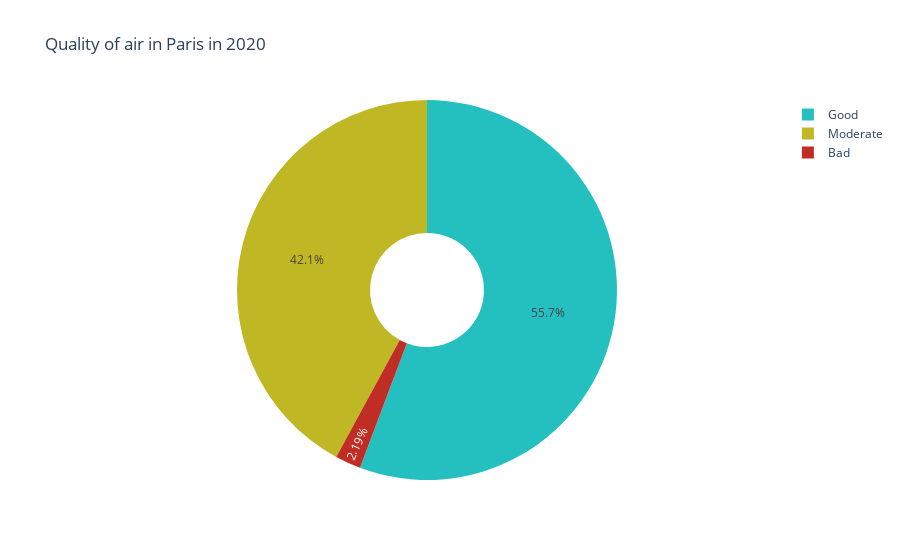

This figure's notebook cell:
### Code cell
fig_pie_paris = px.pie(years_target_paris, values=year_pie, names=['Good', 'Moderate', 'Bad'],color=['Good', 'Moderate', 'Bad'],color_discrete_map=	{'Good':'#24C0C0','Moderate':'#C0B724','Bad':'#C02D24',}, hole=.3,title=f'Quality of air in Paris in {year_pie}')

fig_pie_paris.show()

### Figure 1 — Plotly figure (JSON) as saved in the notebook; plotly's stock layout.template omitted (floating-point values rounded to 4 significant figures)
{"data": [{"customdata": [["Good"], ["Moderate"], ["Bad"]], "domain": {"x": [0, 1], "y": [0, 1]}, "hole": 0.3, "hovertemplate": "label=%{label}<br>2020=%{value}<br>color=%{customdata[0]}<extra></extra>", "labels": ["Good", "Moderate", "Bad"], "legendgroup": "", "marker": {"colors": ["#24C0C0", "#C0B724", "#C02D24"]}, "name": "", "showlegend": true, "type": "pie", "values": [204, 154, 8]}], "layout": {"legend": {"tracegroupgap": 0}, "title": {"text": "Quality of air in Paris in 2020"}}}
